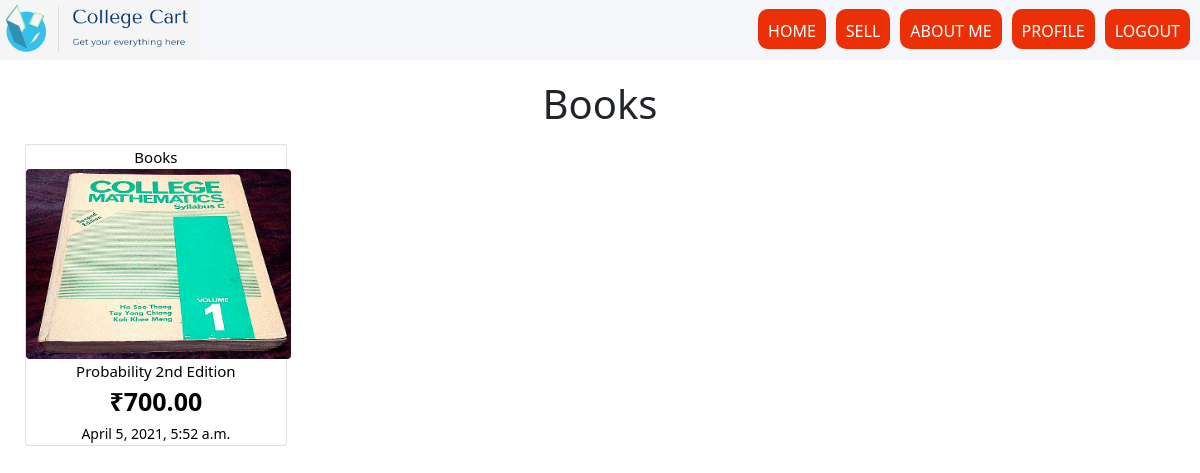
/shop/books/ (signed in), run on the app's committed database.
### shop/models.py (models this page shows)
class item(models.Model):
	user=models.ForeignKey(User, on_delete=models.CASCADE)
	category=models.ForeignKey(Category, on_delete=models.CASCADE)
	subcategoryname=models.ForeignKey(subcategory, on_delete=models.CASCADE)
	title=models.CharField(max_length=1000,null=False, blank=False)
	image=models.ImageField(null= False, blank=False, upload_to="itemimage" )
	description=models.CharField(max_length=1000, null=False, blank=False)
	price = models.DecimalField(max_digits=10, decimal_places=2)
	address=models.CharField(max_length=1000,null=False, blank=False)
	available = models.BooleanField(default=True)
	published_on=models.DateTimeField(auto_now=True)

class Category(models.Model):
	name=models.CharField(max_length=100)
	def __str__(self):
		return self.name

### shop/views.py (the view)
# urls.py: path('books/',views.bookView,name="book"),
@login_required
def bookView(request):
	book_items = item.objects.filter(category__name = 'Books',available=True)
	return render(request, 'book.html', {'items':book_items})

### shop/context_processors.py (called while the page is built)
def menu_categories(request):
    categories = Category.objects.all()
    return {'menu_categories':categories}

### shop/templates/book.html
{% extends 'index.html' %}
{% load static %}
{% block content %}
<div id="container1" style="background-color:#f5f6fa;">
    <div class="headline" style="display: flex; flex-direction: row; justify-content: space-between;">
    <div class="image" style="display: flex;"><img src="{% static './logo1.PNG' %}" style="width: 200px; height: 60px;">
    </div>
    <div class="tags" style="display: flex;">
        <div class="icons" style="display: flex; flex-direction: row; justify-content: space-around;">
            <div class="small1" style="display: flex;"><button class="button" style="border: none; padding: 10px; margin-right: 10px; height: 40px; margin-top: 9px; border-radius: 10px; color: white; "><a href="{% url 'index' %}" style="text-decoration: none; color: white;">HOME</a></button></div>
            <div class="small2" style="display: flex;"><button class="button" style="border: none; padding: 10px; margin-right: 10px; height: 40px; margin-top: 9px; border-radius: 10px; color: white;"><a href="{% url 'ad' %}" style="text-decoration: none; color: white;">SELL</a></button></div>
            <div class="small3" style="display: flex;"><button class="button" style="border: none; padding: 10px; margin-right: 10px; height: 40px; margin-top: 9px; border-radius: 10px; color: white;"><a href="{% url 'about' %}" style="text-decoration: none; color: white;">ABOUT ME</a></button></div>
            <div class="small4" style="display: flex;"><button class="button" style="border: none; padding: 10px; margin-right: 10px; height: 40px; margin-top: 9px; border-radius: 10px; color: white;"><a href="{% url 'profile' %}" style="text-decoration: none; color: white;">PROFILE</a></button></div>
            <div class="small5" style="display: flex;"><button class="button" style="border: none; padding: 10px; margin-right: 10px; height: 40px; margin-top: 9px; border-radius: 10px; color: white;"><a href="{% url 'logout' %}" style="text-decoration: none; color: white;">LOGOUT</a></button></div>
        </div>
    </div>
    </div>
</div>
<h1 style="text-align: center; margin-top: 20px;"> Books</h1>
<div class="row" style="margin-left: 5px;">
    {% for a in items %}
        <div class="col-sm-3">
            <a href="{% url 'detail' a.id %}" style="text-decoration: none; color: black;">
            <div class="card m-2">
            <center>
            <small class="" style="text-align: center; font-size: 15px;;">{{a.category}}</small><br>
            <img src="{{a.image.url}}" alt="" class="card" height="190px" width="265px" style="border: none;">
            <small style="text-align: center; font-size: 15px;">{{a.title}}</small><br>
            <small class="" style="text-align: center; font-size: 25px;"><b>&#8377;{{a.price}}</b></small><br>
            <small class="" style="text-align: center;">{{a.published_on}}</small><br>
            </center>
            </div>
            </a>
        </div>
    {% endfor %}
</div>
{% endblock %}

### shop/templates/index.html (style rules this page uses)
.button { background-color: #eb2f06; cursor: pointer; }

### data on the page
item: category "Books", image (picture), title "Probability 2nd Edition", price "700.00", published_on "April 5, 2021, 5:52 a.m."
